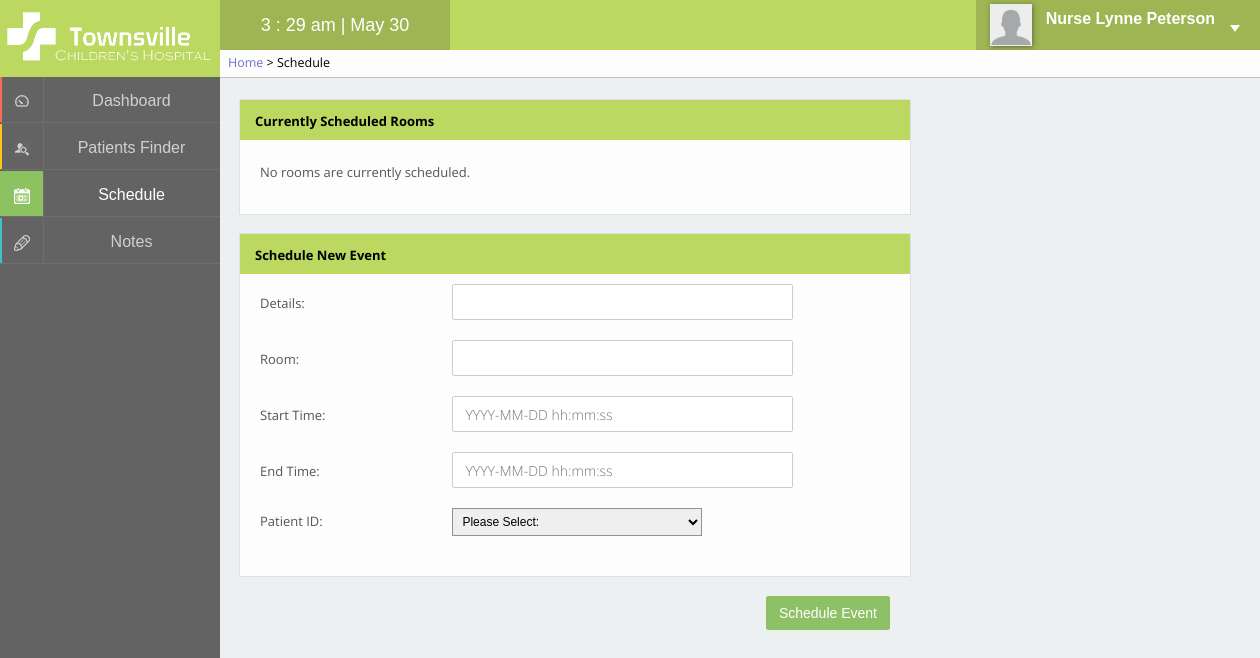
The page /pages/schedule.php (signed in) on the database as committed earlier.
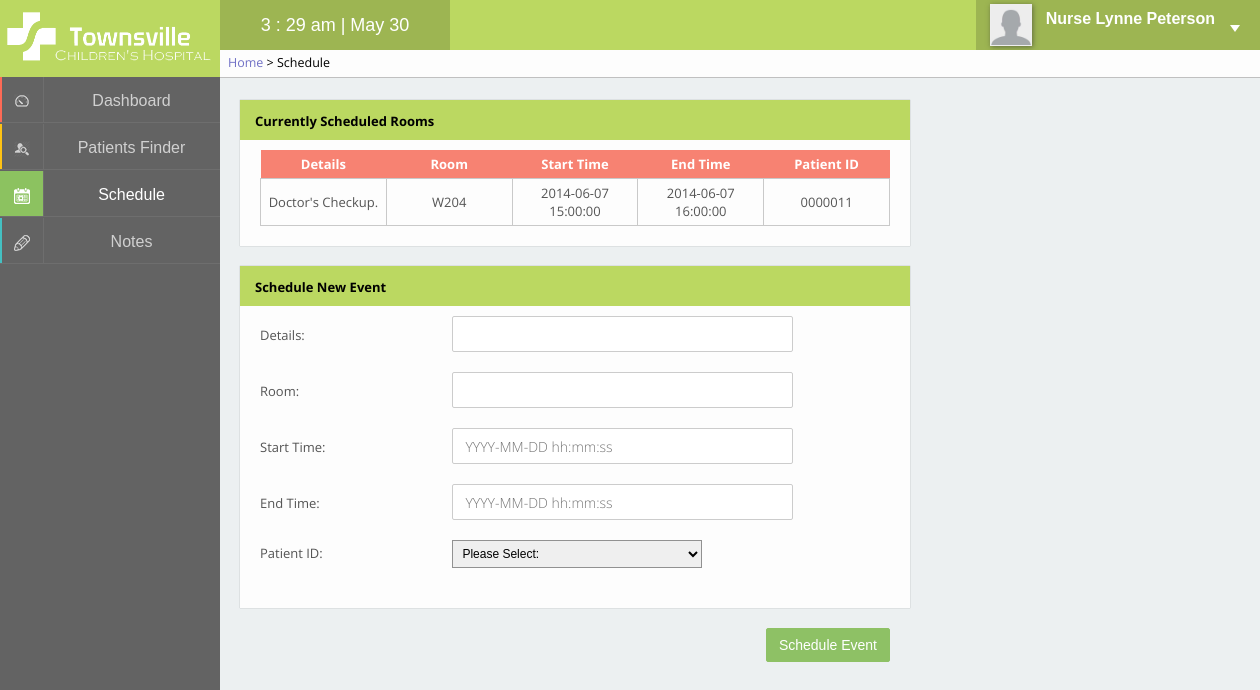
The same page on the database as committed later.
### tables this page shows
CREATE TABLE IF NOT EXISTS `staff` (
  `staffID` int(4) unsigned zerofill NOT NULL AUTO_INCREMENT,
  `firstName` varchar(40) NOT NULL,
  `lastName` varchar(40) NOT NULL,
  `title` int(1) NOT NULL,
  `password` varchar(64) NOT NULL,
  `specialties` varchar(40) DEFAULT NULL,
  `photo` varchar(200) NOT NULL DEFAULT '<img src="../images/none.png" alt="Profile picture" />',
  PRIMARY KEY (`staffID`),
  KEY `title_idx` (`title`)
);

CREATE TABLE IF NOT EXISTS `schedules` (
  `scheduleID` int(7) unsigned zerofill NOT NULL AUTO_INCREMENT,
  `details` varchar(255) NOT NULL,
  `room` varchar(7) NOT NULL,
  `startTime` datetime NOT NULL,
  `endTime` datetime NOT NULL,
  `patientID` int(7) unsigned zerofill NOT NULL,
  PRIMARY KEY (`scheduleID`),
  KEY `patientID_idx` (`patientID`)
);

### pages/schedule.php (the view, shortened to what this page needs)
<?php
	$pageTitle = "Schedule";
	$breadcrumb = "<a href='home.php'>Home</a> > " . $pageTitle;
	include '../inc/panel.php';
?>
<link type="text/css" rel="stylesheet" href="../css/patientupdate.css" media="screen" />
<div class="leftContent">
	<div class="box schedule">
		<section class="boxTitle">
			<p>Currently Scheduled Rooms</p>
		</section>
		<section class="boxContent">
			<?php
			$sql = "SELECT details, room, startTime, endTime, patientID
					FROM schedules
					WHERE endTime > NOW()
					ORDER BY startTime ASC";
			$result = mysql_query($sql);
			$count = mysql_num_rows($result);
			if ($count > 0) {
				echo "
				<table>
					<tr>
						<th>Details</th>
						<th>Room</th>
						<th>Start Time</th>
						<th>End Time</th>
						<th>Patient ID</th>
					</tr>
				";
				while ($row = mysql_fetch_array($result)) {
					echo "
					<tr>
						<td>{$row['details']}</td>
						<td>{$row['room']}</td>
						<td>{$row['startTime']}</td>
						<td>{$row['endTime']}</td>
						<td>{$row['patientID']}</td>
					</tr>
					";
				}
				echo "
				</table>
				";
			} else {
				echo "<p>No rooms are currently scheduled.</p>";
			}
			?>
		</section>
	</div>
	<div class="box">
		<section class="boxTitle">
			<p>Schedule New Event</p>
		</section>
		<section class="boxContent">
			<form action="scheduleprocess.php" method="post">
				<div>
					<label for="details">Details: </label>
					<input class="textInput" type="text" name="details" required />
				</div>
				<div>
					<label for="room">Room: </label>
					<input class="textInput" type="text" name="room" required />
				</div>
				<div>
					<label for="startTime">Start Time: </label>
					<input class="textInput" type="text" name="startTime" placeholder="YYYY-MM-DD hh:mm:ss" required />
				</div>
				<div>
					<label for="endTime">End Time: </label>
					<input class="textInput" type="text" name="endTime" placeholder="YYYY-MM-DD hh:mm:ss" required />
				</div>
				<div>
					<label for="patientID">Patient ID: </label>
					<select name="patientID">
						<option>Please Select: </option>
					</select>
				</div>
				<div>
					<button type="submit" class="submit">Schedule Event</button>
				</div>
			</form>
		</section>
	</div>
</div>
<?php
	include '../inc/footer.php';
?>

### inc/panel.php (shortened to what this page needs)
<!DOCTYPE html PUBLIC "-//W3C//DTD XHTML 1.0 Transitional//EN" "http://www.w3.org/TR/xhtml1/DTD/xhtml1-transitional.dtd">
<html xmlns="http://www.w3.org/1999/xhtml" xml:lang="en" lang="en">
<head>
	<link type="text/css" rel="stylesheet" href="../css/panel.css" media="screen" />
	<link type="text/css" rel="stylesheet" href="../css/style.css" media="screen" />
</head>
<body onload="load()">
<div class="header">
	<div class="logo">
		<img src="../images/logo_white.png" alt="logo" />
	</div>
	<div class="timer">
		<span id="clock"></span>
	</div>
	<div class="profile">
		<?php
			$staffID = $_SESSION['user'];
			$sql = "SELECT staffID, firstName, lastName, title, specialties, photo
					FROM staff
					WHERE staffID = '$staffID'";
			$result = mysql_query($sql);
			$row = mysql_fetch_assoc($result);
		echo "<div class='pic'>";
			echo $row['photo'];
		echo "</div>";
		echo "<div class='name'>";
			echo "<span class='title'>";
			switch ($row['title']) {
				case 2: echo "Nurse ";
					break;
			}
			echo $row['firstName'] . " " . $row['lastName'] . "</span> <br />";
		echo "</div>";
		?>
		<div class="triangle1"></div>
	</div>
	<div id="breadcrumb">
		<span><?php echo $breadcrumb ?></span>
	</div>
</div>
<div class="panal">
<a href='home.php' id='m1'>
<div class='layer effect'>
	<div class='mask'></div>
 	<div class='icon'>
 		<img src='../images/i1s.png' alt='dashboardICON' />
 	</div>
 	<div class='lable'>
 		<span>Dashboard</span>
 	</div>
</div></a>
<a href='patientsfinder.php' id='m2'>
<div class='layer effect'>
 	<div class='mask'></div>
 	<div class='icon'>
 		<img src='../images/i2s.png' alt='patientsICON' />
 	</div>
 	<div class='lable'>
 		<span>Patients Finder</span>
 	</div>
</div></a>
<a href='schedule.php' id='m3'>
<div class='layer effect'>
 	<div class='icon'>
 		<img src='../images/i3s.png' alt='scheduleICON' />
 	</div>
 	<div class='lable'>
 		<span>Schedule</span>
 	</div>
</div></a>
<a href='notes.php' id='m4'>
<div class='layer effect' id='m4'>
	<div class='mask'></div>
	<div class='icon'>
		<img src='../images/i4s.png' alt='noteICON' />
	</div>
	<div class='lable'>
		<span>Notes</span>
	</div>
</div></a>
</div>
<div class="content">

### inc/footer.php
</div>
</body>
</html>

### css/panel.css (style rules this page uses)
.header { position: relative; width:100%; height: 50px; background-color: #bbd861; z-index: 10; }
.logo { width:220px; height: 50px; }
.logo img { position: relative; padding-top: 7px; height: 60px; z-index: 11; }
.timer { position: relative; left: 220px; top: -50px; height: 50px; background-color: #9db552; width: 230px; text-align: center; }
.timer span { position: relative; color: white; font-size: 18px; top: 15px; }
.profile { position: relative; right: 0; top: -100px; float: right; height: 50px; background-color: #9db552; cursor: pointer; }
.pic { position: relative; float:left; width: 50px; height: 50px; text-align: center; padding-top: 4px; padding-left: 10px; }
.pic img { width: 40px; height: 40px; border: 1px solid #eee; box-shadow: 1px 1px 5px 0px rgba(50, 50, 50, 0.55); }
.name { position: relative; float: right; top: 10px; right: 45px; color: white; padding-left: 55px; }
.name .title { font-weight: bold; font-size: 16px; }
.triangle1 { position: absolute; top:25px; right: 20px; width: 0; height: 0; border-style: solid; border-width: 7px 5px 0 5px; border-color: #fff transparent transparent transparent; }
.panal { position: absolute; background-color: #636363; top: 0; left: 0; width: 220px; height: 100%; overflow: hidden; z-index: 5; }
.layer { position: relative; top: 45px; width: 220px; height: 47px; overflow: hidden; z-index: 6; }
#m1 .mask { background-color: #fd6a56; }
#m2 .mask { background-color: #ffc313; }
#m4 .mask { background-color: #44c0c2; }
.effect .mask { width: 2px; height: 46px; position: absolute; overflow: hidden; top: 0; left: 0; z-index: -1; -webkit-transition:width 0.2s; transition:width 0.2s; }
.layer .icon { width: 43px; height: 45px; border-bottom: 1px solid #6e6e6e; border-right: 1px solid #6e6e6e; text-align: center; background-color: transparent; }
.layer .icon img { padding-top: 17px; z-index: 1; opacity: 0.7; -webkit-transition:opacity 0.3s; transition:opacity 0.3s; }
.active .icon img { opacity: 1 !important; }
.layer .lable { position: relative; top: -46px; left: 43px; width: 177px; height: 45px; border-bottom: 1px solid #6e6e6e; text-align: center; }
.layer .lable span { position: relative; color: white; top: 15px; opacity: 0.7; -webkit-transition:opacity 0.3s; transition:opacity 0.3s; }
.active .lable span { opacity: 1 !important; }
#breadcrumb { position: absolute; left: 220px; top: 50px; height: 27px; min-width: -webkit-calc(100% - 220px); min-width: calc(100% - 220px); border-bottom: 1px solid #C0C0C0; background-color: #fdfdfd; font-family: 'Open Sans', sans-serif; font-size: 12.5px; }
#breadcrumb a { color: #7171C6; }
#breadcrumb span { position: relative; bottom: -4px; margin: 0px 8px; }

### css/patientupdate.css (style rules this page uses)
.box { margin-bottom: 80px; }
.submit { margin-top: 40px; }
label { display: inline-block; width: 30%; }
.textInput { width: 50%; margin-bottom: 20px; }
select { width: 250px; margin-bottom: 20px; }
.CATable th, td { padding: 5px, 0; width: 40%; }
.schedule { margin-bottom: 20px; }
.schedule table { width: 100%; text-align: center; }
.schedule th, td { padding: 5px; width: 20%; }

Rows that differ between the two databases and show on the page:
now on this page (row edited): schedules: details "Doctor's Checkup.", room "W204", startTime "2014-06-07 15:00:00", endTime "2014-06-07 16:00:00", patientID "0000011"
Other text that changed with them:
text no longer shown: "No rooms are currently scheduled."
text now shown: "Details Room Start Time End Time Patient ID"
